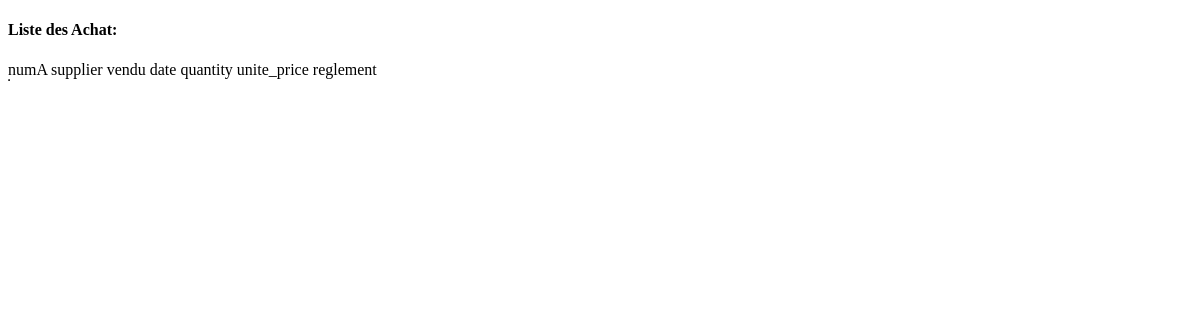
/list_achat/, run on an earlier commit of the app's database.
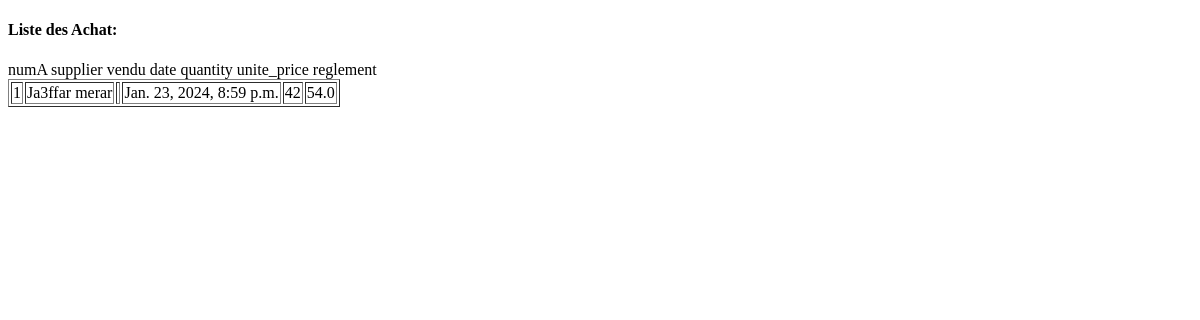
And on a later commit of the database.
### app1/models.py (models this page shows, shortened)
class Achat(models.Model):
    id = models.IntegerField(primary_key=True, auto_created=True, unique=True, editable=False)
    supplier = models.ForeignKey(Supplier, on_delete=models.CASCADE)
    matiere = models.ForeignKey(RawMaterial, on_delete=models.CASCADE)
    date = models.DateTimeField(auto_now_add=True)
    quantity = models.IntegerField()
    unit_price = models.FloatField()
    reglement = models.FloatField()

class Supplier(models.Model):
    code_S = models.CharField(max_length=10, unique=True)
    first_name = models.CharField(max_length=40, )
    last_name = models.CharField(max_length=40, unique=True)
    address = models.CharField(max_length=100)
    phone = PhoneNumberField()
    balance = models.FloatField()
    def __str__(self):
        return (self.first_name + ' ' + self.last_name)

### app1/views.py (the view)
# urls.py: path('list_achat/',views.list_achats,name='listAchat'),
def list_achats(request):
    achats=Achat.objects.all()
    return render(request,listAchat,{'achats':achats})

### app1/templates/AchatList.html (shortened to what this page needs)
<!DOCTYPE html>
<html>
    <head>
        <link rel="stylesheet" href="">
    </head>
    <body>
        <h4>Liste des Achat:</h4>
        <table border="1px">
            {% for achat in achats %}
            <tr>
                <td>{{achat.id}}</td>
                <td>{{achat.supplier}}</td>
                <td>{{achat.matier}}</td>
                <td>{{achat.date}}</td>
                <td>{{achat.quantity}}</td>
                <td>{{achat.unit_price}}</td>
            </tr>
            {%endfor%}
    </body>
</html>

What changed in the data, as far as the page shows it:
added Achat: id "1", supplier "Ja3ffar merar", date "Jan. 23, 2024, 8:59 p.m.", quantity "42", unit_price "54.0"
